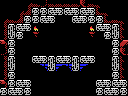

A level layout from a 2D game, rendered from its tile map. Below: a short description, then the map file with its tile-grid data intact:
An orthogonal 16x12 tile map with 8x8 px tiles, 1 tile layer (Tile Layer 1) and 10 objects (2x item, big-item, breakable-left, breakable-right, breakable-up, ...).

<map version="1.0" orientation="orthogonal" renderorder="right-down" width="16" height="12" tilewidth="8" tileheight="8" nextobjectid="15">
 <properties>
  <property name="down" value="hole" />
 </properties>
 <tileset firstgid="1" name="tiles" tilewidth="8" tileheight="8" tilecount="256" columns="16">
  <image source="tiles.png" width="128" height="128" />
 </tileset>
 <layer name="Tile Layer 1" width="16" height="12">
  <data encoding="csv">
167,167,167,129,252,124,252,252,252,252,122,252,130,167,167,167,
167,167,129,127,165,165,103,104,103,104,103,104,128,130,167,167,
129,252,127,165,165,103,104,1,1,103,104,165,165,128,252,130,
251,105,103,104,97,1,1,1,1,1,1,97,103,104,105,247,
251,106,165,1,114,1,1,1,1,1,1,114,1,165,106,247,
119,165,1,1,1,1,1,1,1,1,1,1,1,1,165,117,
124,165,1,1,1,1,1,1,1,1,1,1,1,1,165,122,
251,105,1,1,103,104,105,103,104,105,103,104,1,1,105,247,
251,106,1,1,1,154,106,153,154,106,153,1,1,1,106,247,
251,165,1,1,1,1,1,1,1,1,1,1,1,1,165,247,
119,165,103,104,1,1,1,1,1,1,1,1,103,104,103,104,
165,103,104,165,1,1,1,1,1,1,1,1,165,103,104,165
</data>
 </layer>
 <objectgroup name="objects">
  <object id="2" type="item" x="80" y="40" width="16" height="16" />
  <object id="3" type="item" x="32" y="40" width="16" height="16" />
  <object id="4" type="big-item" x="48" y="32" width="32" height="24" />
  <object id="6" type="breakable-left" x="0" y="56" width="16" height="24" />
  <object id="8" type="breakable-right" x="112" y="56" width="16" height="24" />
  <object id="9" type="breakable-up" x="48" y="0" width="32" height="16" />
  <object id="10" type="door-right" x="112" y="56" width="16" height="24" />
  <object id="11" type="door-left" x="0" y="56" width="16" height="24" />
  <object id="12" type="door-up" x="48" y="0" width="32" height="16" />
  <object id="13" type="4x4-item" x="48" y="24" width="32" height="32" />
 </objectgroup>
</map>
